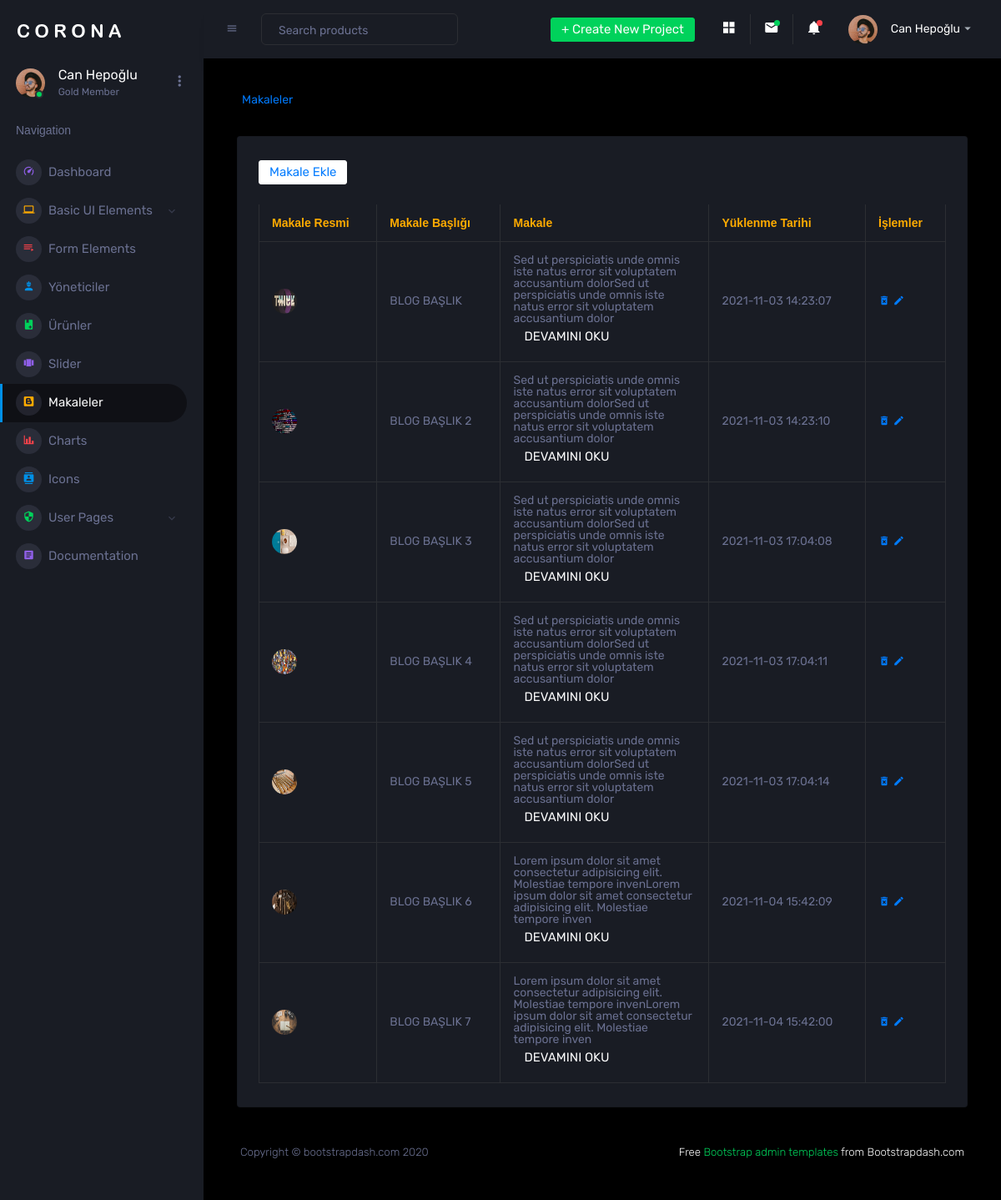
/adminpanel/makale.php (signed in), run on the app's committed database.
### tables this page shows
CREATE TABLE `makaleler`  (
  `id` int NOT NULL AUTO_INCREMENT,
  `makaleresmi` varchar(255) NULL DEFAULT NULL,
  `makalebaslik` varchar(255) NULL DEFAULT NULL,
  `makale` text NULL,
  `yazar` varchar(255) NULL DEFAULT NULL,
  `yuklenmetarihi` timestamp NOT NULL DEFAULT current_timestamp,
  PRIMARY KEY (`id`) USING BTREE
);

### adminpanel/makale.php (the view, shortened to what this page needs)
<?php
include_once "ayar.php";
?>
<!DOCTYPE html>
<html lang="en">
<head>
    <link rel="stylesheet" href="assets/vendors/mdi/css/materialdesignicons.min.css">
    <link rel="stylesheet" href="assets/vendors/css/vendor.bundle.base.css">
    <link rel="stylesheet" href="assets/css/style.css">
</head>
<body>
    <div class="container-scroller">
        <nav class="sidebar sidebar-offcanvas" id="sidebar">
            <div class="sidebar-brand-wrapper d-none d-lg-flex align-items-center justify-content-center fixed-top">
                <a class="sidebar-brand brand-logo" href="index.php"><img src="assets/images/logo.svg" alt="logo" /></a>
            </div>
            <ul class="nav">
                <li class="nav-item profile">
                    <div class="profile-desc">
                        <div class="profile-pic">
                            <div class="count-indicator">
                                <img class="img-xs rounded-circle " src="assets/images/faces/face15.jpg" alt="">
                                <span class="count bg-success"></span>
                            </div>
                            <div class="profile-name">
                                <h5 class="mb-0 font-weight-normal"> <?php echo $_SESSION["login"]["isimsoyisim"]; ?></h5>
                                <span>Gold Member</span>
                            </div>
                        </div>
                        <a href="#" id="profile-dropdown" data-toggle="dropdown"><i class="mdi mdi-dots-vertical"></i></a>
                    </div>
                </li>
                <li class="nav-item nav-category">
                    <span class="nav-link">Navigation</span>
                </li>
                <li class="nav-item menu-items">
                    <a class="nav-link" href="index.php">
                        <span class="menu-icon">
                            <i class="mdi mdi-speedometer"></i>
                        </span>
                        <span class="menu-title">Dashboard</span>
                    </a>
                </li>
                <li class="nav-item menu-items">
                    <a class="nav-link" data-toggle="collapse" href="#ui-basic" aria-expanded="false" aria-controls="ui-basic">
                        <span class="menu-icon">
                            <i class="mdi mdi-laptop"></i>
                        </span>
                        <span class="menu-title">Basic UI Elements</span>
                        <i class="menu-arrow"></i>
                    </a>
                </li>
                <li class="nav-item menu-items">
                    <a class="nav-link" href="pages/forms/basic_elements.html">
                        <span class="menu-icon">
                            <i class="mdi mdi-playlist-play"></i>
                        </span>
                        <span class="menu-title">Form Elements</span>
                    </a>
                </li>
                <li class="nav-item menu-items">
                    <a class="nav-link" href="basic-table.php">
                        <span class="menu-icon">
                            <i class="mdi mdi-worker"></i>
                        </span>
                        <span class="menu-title">Yöneticiler</span>
                    </a>
                </li>
                <li class="nav-item menu-items">
                    <a class="nav-link" href="urunler.php">
                        <span class="menu-icon">
                            <i class="mdi mdi-book-plus"></i>
                        </span>
                        <span class="menu-title">Ürünler</span>
                    </a>
                </li>
                <li class="nav-item menu-items">
                    <a class="nav-link" href="slider.php">
                        <span class="menu-icon">
                            <i class="mdi mdi-view-carousel"></i>
                        </span>
                        <span class="menu-title">Slider</span>
                    </a>
                </li>
                <li class="nav-item menu-items">
                    <a class="nav-link" href="makale.php">
                        <span class="menu-icon">
                            <i class="mdi mdi-blogger"></i>
                        </span>
                        <span class="menu-title">Makaleler</span>
                    </a>
                </li>
                <li class="nav-item menu-items">
                    <a class="nav-link" href="pages/charts/chartjs.html">
                        <span class="menu-icon">
                            <i class="mdi mdi-chart-bar"></i>
                        </span>
                        <span class="menu-title">Charts</span>
                    </a>
                </li>
                <li class="nav-item menu-items">
                    <a class="nav-link" href="pages/icons/mdi.html">
                        <span class="menu-icon">
                            <i class="mdi mdi-contacts"></i>
                        </span>
                        <span class="menu-title">Icons</span>
                    </a>
                </li>
                <li class="nav-item menu-items">
                    <a class="nav-link" data-toggle="collapse" href="#auth" aria-expanded="false" aria-controls="auth">
                        <span class="menu-icon">
                            <i class="mdi mdi-security"></i>
                        </span>
                        <span class="menu-title">User Pages</span>
                        <i class="menu-arrow"></i>
                    </a>
                </li>
                <li class="nav-item menu-items">
                    <a class="nav-link" href="http://www.bootstrapdash.com/demo/corona-free/jquery/documentation/documentation.html">
                        <span class="menu-icon">
                            <i class="mdi mdi-file-document-box"></i>
                        </span>
                        <span class="menu-title">Documentation</span>
                    </a>
                </li>
            </ul>
        </nav>
        <div class="container-fluid page-body-wrapper">
            <nav class="navbar p-0 fixed-top d-flex flex-row">
                <div class="navbar-menu-wrapper flex-grow d-flex align-items-stretch">
                    <button class="navbar-toggler navbar-toggler align-self-center" type="button" data-toggle="minimize">
                        <span class="mdi mdi-menu"></span>
                    </button>
                    <ul class="navbar-nav w-100">
                        <li class="nav-item w-100">
                            <form class="nav-link mt-2 mt-md-0 d-none d-lg-flex search">
                                <input type="text" class="form-control" placeholder="Search products">
                            </form>
                        </li>
                    </ul>
                    <ul class="navbar-nav navbar-nav-right">
                        <li class="nav-item dropdown d-none d-lg-block">
                            <a class="nav-link btn btn-success create-new-button" id="createbuttonDropdown" data-toggle="dropdown" aria-expanded="false" href="#">+ Create New Project</a>
                        </li>
                        <li class="nav-item nav-settings d-none d-lg-block">
                            <a class="nav-link" href="#">
                                <i class="mdi mdi-view-grid"></i>
                            </a>
                        </li>
                        <li class="nav-item dropdown border-left">
                            <a class="nav-link count-indicator dropdown-toggle" id="messageDropdown" href="#" data-toggle="dropdown" aria-expanded="false">
                                <i class="mdi mdi-email"></i>
                                <span class="count bg-success"></span>
                            </a>
                        </li>
                        <li class="nav-item dropdown border-left">
                            <a class="nav-link count-indicator dropdown-toggle" id="notificationDropdown" href="#" data-toggle="dropdown">
                                <i class="mdi mdi-bell"></i>
                                <span class="count bg-danger"></span>
                            </a>
                        </li>
                        <li class="nav-item dropdown">
                            <a class="nav-link" id="profileDropdown" href="#" data-toggle="dropdown">
                                <div class="navbar-profile">
                                    <img class="img-xs rounded-circle" src="assets/images/faces/face15.jpg" alt="">
                                    <p class="mb-0 d-none d-sm-block navbar-profile-name"> <?php
                                                                                            echo $_SESSION["login"]["isimsoyisim"];
                                                                                            ?></p>
                                    <i class="mdi mdi-menu-down d-none d-sm-block"></i>
                                </div>
                            </a>
                        </li>
                    </ul>
                </div>
            </nav>
            <div class="main-panel">
                <div class="content-wrapper">
                    <div class="page-header">
                        <nav aria-label="breadcrumb">
                            <ol class="breadcrumb">
                                <li class="breadcrumb-item"><a href="makale.php">Makaleler</a></li>
                            </ol>
                        </nav>
                    </div>
                    <div class="col-lg-12 grid-margin stretch-card">
                        <div class="card">
                            <div class="card-body">
                                <button type="button" class="btn btn-light"><a href="makaleekle.php">Makale Ekle</a></button></br>
                                <div class="table-responsive"></br>
                                    <table class="table table-bordered ">
                                        <thead>
                                            <tr>
                                                <th class="text-warning"><b> Makale Resmi </b> </th>
                                                <th class="text-warning"><b> Makale Başlığı </b> </th>
                                                <th class="text-warning"><b> Makale </b></th>
                                                <th class="text-warning"><b> Yüklenme Tarihi </b></th>
                                                <th class="text-warning"><b> İşlemler </b></th>
                                            </tr>
                                        </thead>
                                        <?php
                                        $verileriCek = mysqli_query($conn, "select * from makaleler");
                                        while ($b = mysqli_fetch_array($verileriCek)) {
                                            $id = $b['id'];
                                            $makaleresmi = $b['makaleresmi'];
                                            $makalebaslik = $b['makalebaslik'];
                                            $makale = $b['makale'];
                                            $yuklenmetarihi = $b['yuklenmetarihi'];
                                        ?>
                                            <tr class="w-100">
                                                <td><img src='../image/<?= $makaleresmi ?>'></td>
                                                <td><?= $makalebaslik ?></td>
                                                <td style="width:250px;white-space: normal;overflow:hidden">
                                                        <?=
                                                        $makale = substr($makale, 0, 80);
                                                        echo $makale; ?>
                                                    <div id="tamaminigoster<?= $id ?>" class="devaminioku" data-bs-target="<?= $id ?>">
                                                        <?=
                                                        $makale = substr($makale, 0, 80);
                                                        echo $makale; ?>
                                                        <div class="devamyazi btn" onclick='icerigigoster(<?= $id ?>,1)'>DEVAMINI OKU</div>
                                                    </div>
                                                </td>
                                                <td><?= $yuklenmetarihi ?></td>
                                                <td>
                                                    <a href=<?= "javascript:silmakale($id);" ?>><i class='mdi mdi-delete-forever' title=Sil></i></a>
                                                    <a href='makaleguncelle.php?id=$id&action=edit'><i class='mdi mdi-pencil' title=Düzenle></i></a>
                                                </td>
                                            </tr>
                                        <?php } ?>
                                    </table>
                                </div>
                            </div>
                        </div>
                    </div>
                    <footer class="footer">
                        <div class="d-sm-flex justify-content-center justify-content-sm-between">
                            <span class="text-muted d-block text-center text-sm-left d-sm-inline-block">Copyright © bootstrapdash.com
                                2020</span>
                            <span class="float-none float-sm-right d-block mt-1 mt-sm-0 text-center"> Free <a href="https://www.bootstrapdash.com/bootstrap-admin-template/" target="_blank">Bootstrap admin
                                    templates</a> from Bootstrapdash.com</span>
                        </div>
                    </footer>
                </div>
            </div>
        </div>
</body>
</html>

### data on the page
makaleler: makaleresmi (picture), makalebaslik "BLOG BAŞLIK", makale "Sed ut perspiciatis unde omnis iste natus error sit voluptatem accusantium dolor", yuklenmetarihi "2021-11-03 14:23:07"
makaleler: makaleresmi (picture), makalebaslik "BLOG BAŞLIK 2", makale "Sed ut perspiciatis unde omnis iste natus error sit voluptatem accusantium dolor", yuklenmetarihi "2021-11-03 14:23:10"
makaleler: makaleresmi (picture), makalebaslik "BLOG BAŞLIK 3", makale "Sed ut perspiciatis unde omnis iste natus error sit voluptatem accusantium dolor", yuklenmetarihi "2021-11-03 17:04:08"
makaleler: makaleresmi (picture), makalebaslik "BLOG BAŞLIK 4", makale "Sed ut perspiciatis unde omnis iste natus error sit voluptatem accusantium dolor", yuklenmetarihi "2021-11-03 17:04:11"
makaleler: makaleresmi (picture), makalebaslik "BLOG BAŞLIK 5", makale "Sed ut perspiciatis unde omnis iste natus error sit voluptatem accusantium dolor", yuklenmetarihi "2021-11-03 17:04:14"
makaleler: makaleresmi (picture), makalebaslik "BLOG BAŞLIK 6", makale "Lorem ipsum dolor sit amet consectetur adipisicing elit. Molestiae tempore inven", yuklenmetarihi "2021-11-04 15:42:09"
makaleler: makaleresmi (picture), makalebaslik "BLOG BAŞLIK 7", makale "Lorem ipsum dolor sit amet consectetur adipisicing elit. Molestiae tempore inven", yuklenmetarihi "2021-11-04 15:42:00"

### other printed values
$_SESSION["login"]["isimsoyisim"] "Can Hepoğlu"
